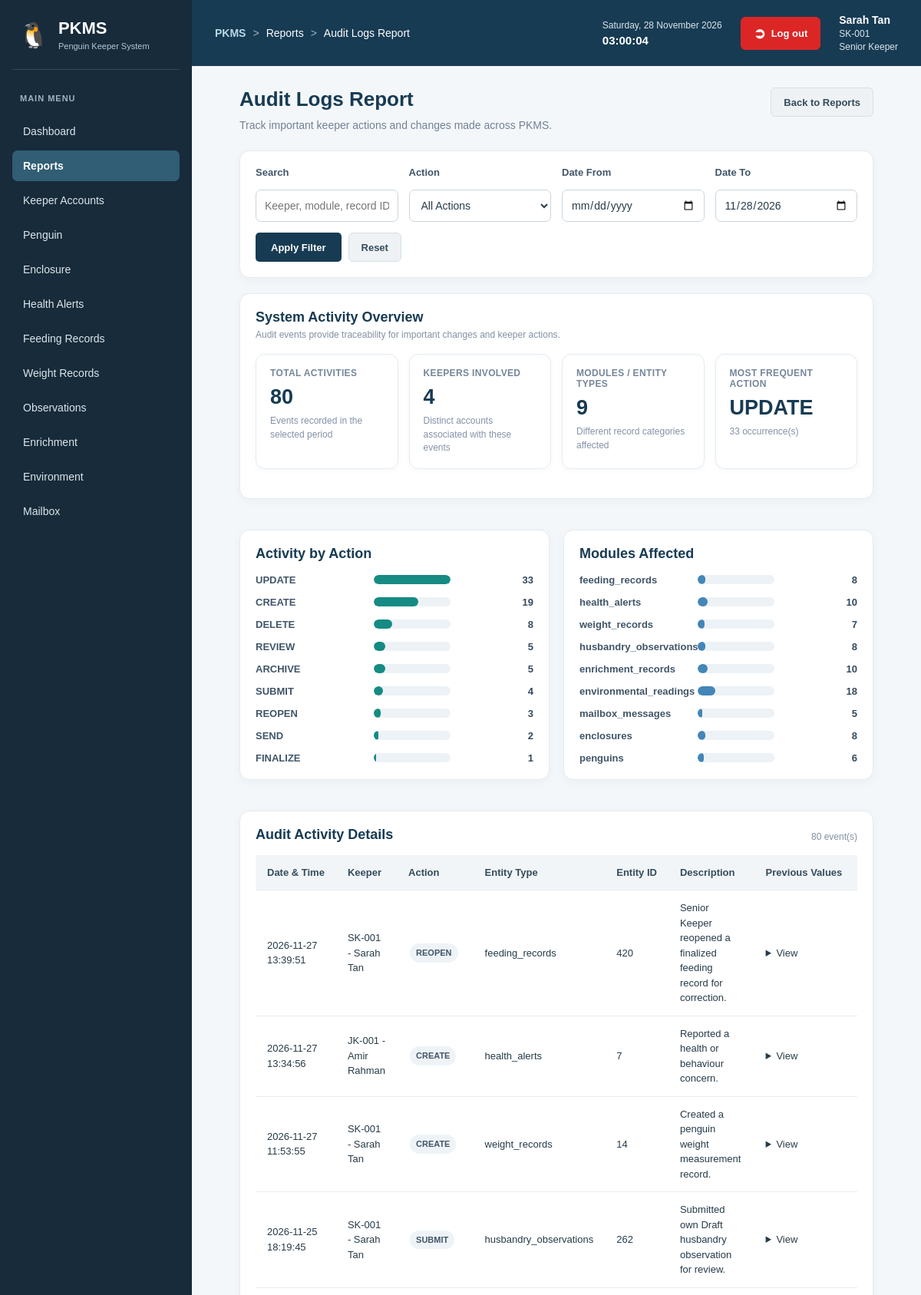
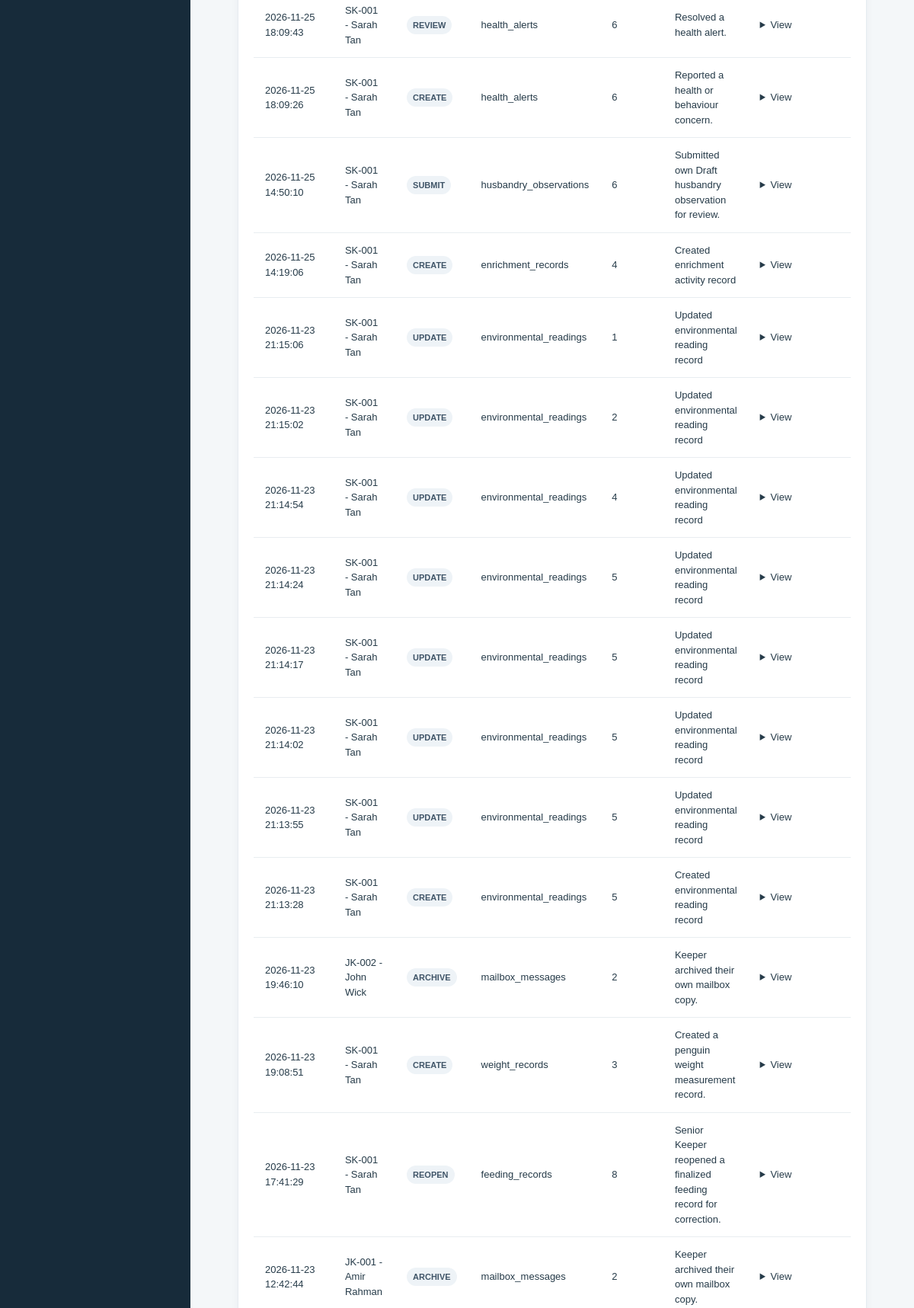
The app's page /modules/reports/audit_logs.php (signed in, upper part) with its own data (2 pictures, top to bottom).
### tables this page shows
CREATE TABLE `audit_logs` (
  `log_id` int(11) NOT NULL,
  `user_id` int(11) NOT NULL,
  `action` varchar(50) NOT NULL,
  `entity_type` varchar(50) NOT NULL,
  `entity_id` int(11) DEFAULT NULL,
  `old_values` longtext DEFAULT NULL,
  `new_values` longtext DEFAULT NULL,
  `description` text DEFAULT NULL,
  `created_at` datetime DEFAULT current_timestamp()
);

CREATE TABLE `users` (
  `user_id` int(11) NOT NULL,
  `staff_code` varchar(20) NOT NULL,
  `full_name` varchar(100) NOT NULL,
  `email` varchar(100) DEFAULT NULL,
  `password_hash` varchar(255) NOT NULL,
  `role` enum('Senior Keeper','Junior Keeper') NOT NULL,
  `status` enum('Active','Inactive') DEFAULT 'Active',
  `created_at` datetime DEFAULT current_timestamp()
);

### modules/reports/audit_logs.php (the view, shortened to what this page needs)
<?php
require_once __DIR__ . '/../../includes/auth.php';
require_once __DIR__ . '/report_helpers.php';
[$dateFrom, $dateTo, $error] = reportReadDateRange();
$search = trim((string)($_GET['search'] ?? ''));
$action = trim((string)($_GET['action'] ?? ''));
$allowedActions = ['CREATE', 'UPDATE', 'DELETE', 'ARCHIVE', 'SEND', 'FINALIZE', 'REOPEN', 'SUBMIT', 'REVIEW'];
$records = [];
$pageError = false;
if ($error === '') {
    try {
        $sql = "
            SELECT a.user_id, a.action, a.entity_type, a.entity_id,
                   a.old_values, a.new_values, a.description, a.created_at,
                   u.staff_code, u.full_name AS keeper_name
            FROM audit_logs a
            INNER JOIN users u ON u.user_id = a.user_id
            WHERE 1 = 1
        ";
        $params = [];
        if ($dateTo !== '') {
            $sql .= " AND a.created_at <= ?";
            $params[] = $dateTo . ' 23:59:59';
        }
        $sql .= " ORDER BY a.created_at DESC";
        $stmt = $pdo->prepare($sql);
        $stmt->execute($params);
        $records = $stmt->fetchAll(PDO::FETCH_ASSOC);
    } catch (PDOException $e) {
        error_log('Audit log report error: ' . $e->getMessage());
        $pageError = true;
    }
}
$actionCounts = [];
$entities = [];
foreach ($records as $r) {
    $key = $r['action'] ?: 'OTHER';
    $actionCounts[$key] = ($actionCounts[$key] ?? 0) + 1;
    $entities[$r['entity_type'] ?: 'Unspecified'] = true;
}
arsort($actionCounts);
$topAction = $actionCounts ? array_key_first($actionCounts) : '—';
$extra = '<div class="form-group"><label for="action">Action</label><select id="action" name="action"><option value="">All Actions</option>';
foreach ($allowedActions as $item) {
    $extra .= '<option value="' . reportEscape($item) . '"' . ($action === $item ? ' selected' : '') . '>' . reportEscape($item) . '</option>';
}
$extra .= '</select></div>';
reportRenderStart('Audit Logs Report', 'Track important keeper actions and changes made across PKMS.', ['Reports', 'Audit Logs Report']);
if ($error !== ''): ?><div class="report-error"><?= reportEscape($error) ?></div><?php endif; ?>
<?php reportRenderFilter('audit_logs.php', $search, $dateFrom, $dateTo, 'Keeper, module, record ID or description...', $extra); ?>
<?php if ($pageError): ?><div class="report-error">Unable to load audit logs. Please try again.</div><?php else: ?>
<section class="report-panel">
    <div class="report-panel-heading"><div><h2>System Activity Overview</h2><div class="report-muted">Audit events provide traceability for important changes and keeper actions.</div></div></div>
    <div class="report-stats">
        <?php reportStat('Total Activities', (string)count($records), 'Events recorded in the selected period'); ?>
        <?php reportStat('Most Frequent Action', (string)$topAction, $actionCounts ? (string)reset($actionCounts) . ' occurrence(s)' : 'No activity'); ?>
    </div>
</section>
<div class="report-two-col">
    <section class="report-panel">
        <div class="report-panel-heading"><h2>Activity by Action</h2></div>
        <?php if (!$actionCounts): ?><div class="report-empty">No audit activity found.</div><?php else: ?>
        <div class="report-chart-list">
            <?php $maxAction = max($actionCounts); foreach ($actionCounts as $label => $count): ?>
                <?php reportBar($label, ($count / $maxAction) * 100, (string)$count); ?>
            <?php endforeach; ?>
        </div><?php endif; ?>
    </section>
    <section class="report-panel">
        <div class="report-panel-heading"><h2>Modules Affected</h2></div>
        <?php if (!$entities): ?><div class="report-empty">No affected modules recorded.</div><?php else: ?>
        <div class="report-chart-list">
            <?php foreach (array_keys($entities) as $entity): ?>
                <?php $entityCount = 0; foreach ($records as $r) if (($r['entity_type'] ?: 'Unspecified') === $entity) $entityCount++; ?>
                <?php reportBar($entity, count($records) ? ($entityCount / count($records)) * 100 : 0, (string)$entityCount, 'blue'); ?>
            <?php endforeach; ?>
        </div><?php endif; ?>
    </section>
</div>
<section class="report-panel">
    <div class="report-panel-heading"><h2>Audit Activity Details</h2><span class="report-muted"><?= count($records) ?> event(s)</span></div>
    <?php if (!$records): ?><div class="report-empty">No audit records found for this period.</div><?php else: ?>
    <div class="report-table-wrap"><table class="data-table">
        <thead><tr><th>Date &amp; Time</th><th>Keeper</th><th>Action</th><th>Entity Type</th><th>Entity ID</th><th>Description</th><th>Previous Values</th><th>New Values</th></tr></thead>
        <tbody><?php foreach ($records as $r): ?><tr>
            <td><?= reportEscape($r['created_at']) ?></td>
            <td><?= reportEscape($r['staff_code'] . ' - ' . $r['keeper_name']) ?></td>
            <td><span class="report-chip"><?= reportEscape($r['action']) ?></span></td>
            <td><?= reportEscape($r['entity_type']) ?></td><td><?= reportEscape($r['entity_id']) ?></td>
            <td><?= reportEscape($r['description']) ?></td>
            <td><details><summary>View</summary><pre class="report-json"><?= reportEscape($r['old_values']) ?></pre></details></td>
            <td><details><summary>View</summary><pre class="report-json"><?= reportEscape($r['new_values']) ?></pre></details></td>
        </tr><?php endforeach; ?></tbody>
    </table></div><?php endif; ?>
</section>
<?php endif; ?>
<?php reportRenderEnd(); ?>

### modules/reports/report_helpers.php (shortened to what this page needs)
<?php
function reportEscape(mixed $value): string
{
    return htmlspecialchars((string)($value ?? ''), ENT_QUOTES, 'UTF-8');
}
function reportValidDate(string $date): bool
{
    $parsed = DateTime::createFromFormat('!Y-m-d', $date);
    return $parsed !== false && $parsed->format('Y-m-d') === $date;
}
function reportReadDateRange(): array
{
    $from = trim((string)($_GET['date_from'] ?? ''));
    $to = isset($_GET['date_to'])
        ? trim((string)$_GET['date_to'])
        : date('Y-m-d');
    $error = '';
    return [$from, $to, $error];
}
function reportRenderStart(string $title, string $subtitle, array $breadcrumbs): void
{
    ?>
    <!DOCTYPE html>
    <html lang="en">
    <head>
        <link rel="stylesheet" href="../../assets/css/style.css">
    </head>
    <body>
    <div class="app-layout">
        <?php include __DIR__ . '/../../includes/sidebar.php'; ?>
        <main class="main-content">
            <?php include __DIR__ . '/../../includes/topbar.php'; ?>
            <div class="page-content report-page">
                <div class="page-header">
                    <div>
                        <h1><?= reportEscape($title) ?></h1>
                        <p><?= reportEscape($subtitle) ?></p>
                    </div>
                    <a href="index.php" class="btn btn-secondary">Back to Reports</a>
                </div>
    <?php
}
function reportRenderFilter(string $action, string $search, string $from, string $to, string $placeholder, string $extraFields = ''): void
{
    ?>
    <section class="search-panel report-panel">
        <form method="GET" action="<?= reportEscape($action) ?>" class="report-filter">
            <div class="form-group">
                <label for="search">Search</label>
                <input type="text" id="search" name="search" value="<?= reportEscape($search) ?>" placeholder="<?= reportEscape($placeholder) ?>">
            </div>
            <?= $extraFields ?>
            <div class="form-group">
                <label for="date_from">Date From</label>
                <input type="date" id="date_from" name="date_from" value="<?= reportEscape($from) ?>">
            </div>
            <div class="form-group">
                <label for="date_to">Date To</label>
                <input type="date" id="date_to" name="date_to" value="<?= reportEscape($to) ?>">
            </div>
            <div class="report-filter-actions">
                <button type="submit" class="btn btn-primary">Apply Filter</button>
                <a href="<?= reportEscape($action) ?>" class="btn btn-secondary">Reset</a>
            </div>
        </form>
    </section>
    <?php
}
function reportStat(string $label, string $value, string $note = ''): void
{
    ?>
    <div class="report-stat">
        <div class="report-stat-label"><?= reportEscape($label) ?></div>
        <div class="report-stat-value"><?= reportEscape($value) ?></div>
        <?php if ($note !== ''): ?><div class="report-stat-note"><?= reportEscape($note) ?></div><?php endif; ?>
    </div>
    <?php
}
function reportBar(string $label, float $percent, string $value, string $color = ''): void
{
    $percent = max(0, min(100, $percent));
    ?>
    <div class="report-chart-row">
        <div class="report-chart-label"><?= reportEscape($label) ?></div>
        <div class="report-track"><div class="report-fill <?= reportEscape($color) ?>" style="width:<?= number_format($percent, 2, '.', '') ?>%"></div></div>
        <div class="report-chart-value"><?= reportEscape($value) ?></div>
    </div>
    <?php
}
function reportRenderEnd(): void
{
    ?>
            </div>
        </main>
    </div>
    </body>
    </html>
    <?php
}
?>

### assets/css/style.css (style rules this page uses)
.app-layout { display: flex; min-height: 100vh; width: 100%; }
.main-content { flex: 1; width: auto; max-width: none; margin: 0; padding: 30px; background: #f1f5f9; box-sizing: border-box; }
.main-content button { background: #dc2626; color: white; border: none; padding: 11px 20px; border-radius: 5px; cursor: pointer; }
.app-layout { display: flex; min-height: 100vh; }
.main-content { flex: 1; min-width: 0; padding: 30px; background-color: #f4f7f9; }
* { box-sizing: border-box; }
body { margin: 0; font-family: Arial, Helvetica, sans-serif; color: #263b49; background: #f1f5f9; }
a { transition: color 0.2s ease, background-color 0.2s ease; }
.page-content { width: 100%; max-width: 1500px; margin: 0 auto; padding: 28px 32px; }
.page-header { display: flex; justify-content: space-between; align-items: center; flex-wrap: wrap; gap: 16px; margin-bottom: 24px; }
.page-header h1 { margin: 0 0 8px; color: #173b53; font-size: 26px; }
.page-header p { margin: 0; color: #71818d; font-size: 14px; line-height: 1.6; }
.page-header a { text-decoration: none; }
.table-section, .search-panel, .content-card { background: #ffffff; border: 1px solid #e1e8ed; border-radius: 10px; padding: 22px; margin-bottom: 24px; box-shadow: 0 2px 6px rgba(0, 0, 0, 0.035); }
.form-group { display: flex; flex-direction: column; gap: 8px; flex: 1; min-width: 170px; }
.form-group label { color: #344b5a; font-size: 13px; font-weight: 600; }
.form-group input, .form-group select, .form-group textarea { width: 100%; min-height: 42px; padding: 10px 12px; border: 1px solid #ccd6dd; border-radius: 6px; background: #ffffff; color: #263b49; font-family: inherit; font-size: 14px; }
.btn-primary, .btn-secondary, .btn-danger, .btn-success { display: inline-flex; justify-content: center; align-items: center; min-height: 38px; padding: 9px 16px; border: 1px solid transparent; border-radius: 6px; text-decoration: none; font-family: inherit; font-size: 13px; font-weight: 600; cursor: pointer; transition: background-color 0.2s ease; }
.main-content .btn-primary { background: #173b53; color: #ffffff; }
.main-content .btn-secondary { background: #eef2f5; border-color: #d5dfe5; color: #344b5a; }
.data-table { width: 100%; min-width: 650px; border-collapse: collapse; background: #ffffff; }
.data-table th, .data-table td { padding: 13px 15px; border-bottom: 1px solid #e8edf0; text-align: left; vertical-align: middle; font-size: 13px; line-height: 1.5; }
.data-table th { background: #f1f5f8; color: #344b5a; font-weight: 700; white-space: nowrap; }

### records on screen
audit_logs: entity_type "penguins"
audit_logs: created_at "2026-11-27 13:39:51", user.full_name "SK-001 - Sarah Tan", action "REOPEN", entity_type "feeding_records", entity "420", description "Senior Keeper reopened a finalized feeding record for correction."
audit_logs: created_at "2026-11-27 13:34:56", user.full_name "JK-001 - Amir Rahman", action "CREATE", entity_type "health_alerts", entity "7", description "Reported a health or behaviour concern."
audit_logs: created_at "2026-11-27 11:53:55", user.full_name "SK-001 - Sarah Tan", action "CREATE", entity_type "weight_records", entity "14", description "Created a penguin weight measurement record."
audit_logs: created_at "2026-11-25 18:19:45", user.full_name "SK-001 - Sarah Tan", action "SUBMIT", entity_type "husbandry_observations", entity "262", description "Submitted own Draft husbandry observation for review."
audit_logs: created_at "2026-11-25 18:09:43", user.full_name "SK-001 - Sarah Tan", action "REVIEW", entity_type "health_alerts", entity "6", description "Resolved a health alert."
audit_logs: created_at "2026-11-25 18:09:26", user.full_name "SK-001 - Sarah Tan", action "CREATE", entity_type "health_alerts", entity "6", description "Reported a health or behaviour concern."
audit_logs: created_at "2026-11-25 14:50:10", user.full_name "SK-001 - Sarah Tan", action "SUBMIT", entity_type "husbandry_observations", entity "6", description "Submitted own Draft husbandry observation for review."
audit_logs: created_at "2026-11-25 14:19:06", user.full_name "SK-001 - Sarah Tan", action "CREATE", entity_type "enrichment_records", entity "4", description "Created enrichment activity record"
audit_logs: created_at "2026-11-23 21:15:06", user.full_name "SK-001 - Sarah Tan", action "UPDATE", entity_type "environmental_readings", entity "1", description "Updated environmental reading record"
audit_logs: created_at "2026-11-23 21:15:02", user.full_name "SK-001 - Sarah Tan", action "UPDATE", entity_type "environmental_readings", entity "2", description "Updated environmental reading record"
audit_logs: created_at "2026-11-23 21:14:54", user.full_name "SK-001 - Sarah Tan", action "UPDATE", entity_type "environmental_readings", entity "4", description "Updated environmental reading record"
audit_logs: created_at "2026-11-23 21:14:24", user.full_name "SK-001 - Sarah Tan", action "UPDATE", entity_type "environmental_readings", entity "5", description "Updated environmental reading record"
audit_logs: created_at "2026-11-23 21:14:17", user.full_name "SK-001 - Sarah Tan", action "UPDATE", entity_type "environmental_readings", entity "5", description "Updated environmental reading record"
audit_logs: created_at "2026-11-23 21:14:02", user.full_name "SK-001 - Sarah Tan", action "UPDATE", entity_type "environmental_readings", entity "5", description "Updated environmental reading record"
audit_logs: created_at "2026-11-23 21:13:55", user.full_name "SK-001 - Sarah Tan", action "UPDATE", entity_type "environmental_readings", entity "5", description "Updated environmental reading record"
audit_logs: created_at "2026-11-23 21:13:28", user.full_name "SK-001 - Sarah Tan", action "CREATE", entity_type "environmental_readings", entity "5", description "Created environmental reading record"
audit_logs: created_at "2026-11-23 19:46:10", user.full_name "JK-002 - John Wick", action "ARCHIVE", entity_type "mailbox_messages", entity "2", description "Keeper archived their own mailbox copy."
audit_logs: created_at "2026-11-23 19:08:51", user.full_name "SK-001 - Sarah Tan", action "CREATE", entity_type "weight_records", entity "3", description "Created a penguin weight measurement record."
audit_logs: created_at "2026-11-23 17:41:29", user.full_name "SK-001 - Sarah Tan", action "REOPEN", entity_type "feeding_records", entity "8", description "Senior Keeper reopened a finalized feeding record for correction."
audit_logs: created_at "2026-11-23 12:42:44", user.full_name "JK-001 - Amir Rahman", action "ARCHIVE", entity_type "mailbox_messages", entity "2", description "Keeper archived their own mailbox copy."

### other values on screen
$item['label'] "Dashboard"
$item['label'] "Reports"
$item['label'] "Keeper Accounts"
$item['label'] "Penguin"
$item['label'] "Enclosure"
$item['label'] "Health Alerts"
$item['label'] "Feeding Records"
$item['label'] "Weight Records"
$item['label'] "Observations"
$item['label'] "Enrichment"
$item['label'] "Environment"
$item['label'] "Mailbox"
$crumb "Reports"
$crumb "Audit Logs Report"
$_SESSION['full_name'] "Sarah Tan"
